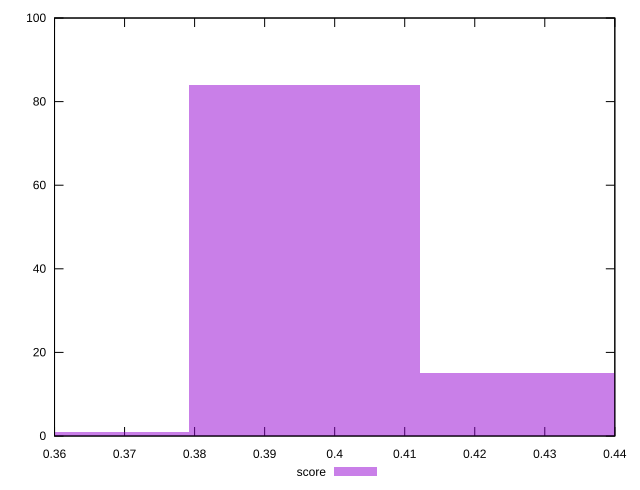

The gnuplot source for this figure:
reset

$score <<EOF
0.42868337386024 15
0.39570772971714463 84
0.3627320855740493 1
EOF

set key outside below
set boxwidth 0.03297564414309539
set xrange [0.36:0.44]
set yrange [0:100]
set trange [0:100]
set style fill transparent solid 0.5 noborder
set terminal svg size 640, 490 enhanced background rgb 'white'
set output "report_00021_2021-02-20T09:16:39.615Z/uses-webp-images/samples/pages/score/histogram.svg"

plot $score title "score" with boxes

reset
